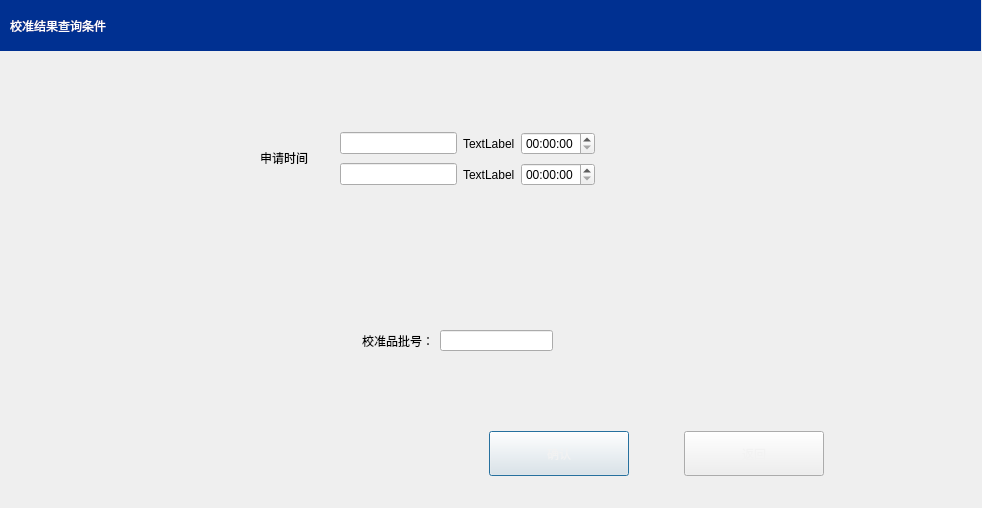
<?xml version="1.0" encoding="UTF-8"?>
<ui version="4.0">
 <class>PopQueryCaliResult</class>
 <widget class="QDialog" name="PopQueryCaliResult">
  <property name="geometry">
   <rect>
    <x>0</x>
    <y>0</y>
    <width>982</width>
    <height>508</height>
   </rect>
  </property>
  <property name="windowTitle">
   <string>Dialog</string>
  </property>
  <property name="styleSheet">
   <string notr="true"/>
  </property>
  <widget class="QLabel" name="label">
   <property name="geometry">
    <rect>
     <x>260</x>
     <y>150</y>
     <width>53</width>
     <height>16</height>
    </rect>
   </property>
   <property name="text">
    <string>申请时间</string>
   </property>
  </widget>
  <widget class="QWidget" name="layoutWidget">
   <property name="geometry">
    <rect>
     <x>340</x>
     <y>130</y>
     <width>255</width>
     <height>58</height>
    </rect>
   </property>
   <layout class="QVBoxLayout" name="verticalLayout">
    <item>
     <layout class="QHBoxLayout" name="horizontalLayout">
      <item>
       <widget class="QLineEdit" name="lineEdit"/>
      </item>
      <item>
       <widget class="QLabel" name="label_2">
        <property name="text">
         <string>TextLabel</string>
        </property>
       </widget>
      </item>
      <item>
       <widget class="QTimeEdit" name="timeEdit"/>
      </item>
     </layout>
    </item>
    <item>
     <layout class="QHBoxLayout" name="horizontalLayout_2">
      <item>
       <widget class="QLineEdit" name="lineEdit_2"/>
      </item>
      <item>
       <widget class="QLabel" name="label_3">
        <property name="text">
         <string>TextLabel</string>
        </property>
       </widget>
      </item>
      <item>
       <widget class="QTimeEdit" name="timeEdit_2"/>
      </item>
     </layout>
    </item>
   </layout>
  </widget>
  <widget class="QWidget" name="layoutWidget_2">
   <property name="geometry">
    <rect>
     <x>440</x>
     <y>430</y>
     <width>434</width>
     <height>47</height>
    </rect>
   </property>
   <layout class="QHBoxLayout" name="horizontalLayout_3">
    <item>
     <widget class="QPushButton" name="btn_QueryCaliOK">
      <property name="minimumSize">
       <size>
        <width>140</width>
        <height>45</height>
       </size>
      </property>
      <property name="maximumSize">
       <size>
        <width>140</width>
        <height>45</height>
       </size>
      </property>
      <property name="styleSheet">
       <string notr="true">QPushButton{
font: 700 13pt &quot;Microsoft YaHei UI&quot;;
color: #F2F2F2;
border-image: url(:/resources/img/common/btnNomal.png);
padding: -1;}
QPushButton:pressed{
font: 700 13pt &quot;Microsoft YaHei UI&quot;;
color: #F2F2F2;
border-image: url(:/resources/img/common/btnClicked.png);
padding: -1;}</string>
      </property>
      <property name="text">
       <string>确认</string>
      </property>
     </widget>
    </item>
    <item>
     <widget class="QPushButton" name="btn_QueryCaliCancle">
      <property name="minimumSize">
       <size>
        <width>140</width>
        <height>45</height>
       </size>
      </property>
      <property name="maximumSize">
       <size>
        <width>140</width>
        <height>45</height>
       </size>
      </property>
      <property name="styleSheet">
       <string notr="true">QPushButton{
font: 700 13pt &quot;Microsoft YaHei UI&quot;;
color: #F2F2F2;
border-image: url(:/resources/img/common/btnNomal.png);
padding: -1;}
QPushButton:pressed{
font: 700 13pt &quot;Microsoft YaHei UI&quot;;
color: #F2F2F2;
border-image: url(:/resources/img/common/btnClicked.png);
padding: -1;}</string>
      </property>
      <property name="text">
       <string>返回</string>
      </property>
     </widget>
    </item>
   </layout>
  </widget>
  <widget class="QLineEdit" name="lineEdit_3">
   <property name="geometry">
    <rect>
     <x>440</x>
     <y>330</y>
     <width>113</width>
     <height>21</height>
    </rect>
   </property>
  </widget>
  <widget class="QLabel" name="label_4">
   <property name="geometry">
    <rect>
     <x>362</x>
     <y>320</y>
     <width>71</width>
     <height>41</height>
    </rect>
   </property>
   <property name="text">
    <string>校准品批号：</string>
   </property>
  </widget>
  <widget class="QWidget" name="widget" native="true">
   <property name="geometry">
    <rect>
     <x>0</x>
     <y>0</y>
     <width>981</width>
     <height>51</height>
    </rect>
   </property>
   <property name="styleSheet">
    <string notr="true">QWidget#widget{
	background-color: rgb(0, 48, 145);
}

</string>
   </property>
   <widget class="QLabel" name="label_5">
    <property name="geometry">
     <rect>
      <x>10</x>
      <y>10</y>
      <width>181</width>
      <height>31</height>
     </rect>
    </property>
    <property name="styleSheet">
     <string notr="true">color: rgb(255, 255, 255);
 font: 700 12pt &quot;Microsoft YaHei UI&quot;;
</string>
    </property>
    <property name="text">
     <string>校准结果查询条件</string>
    </property>
   </widget>
  </widget>
 </widget>
 <resources/>
 <connections/>
</ui>
